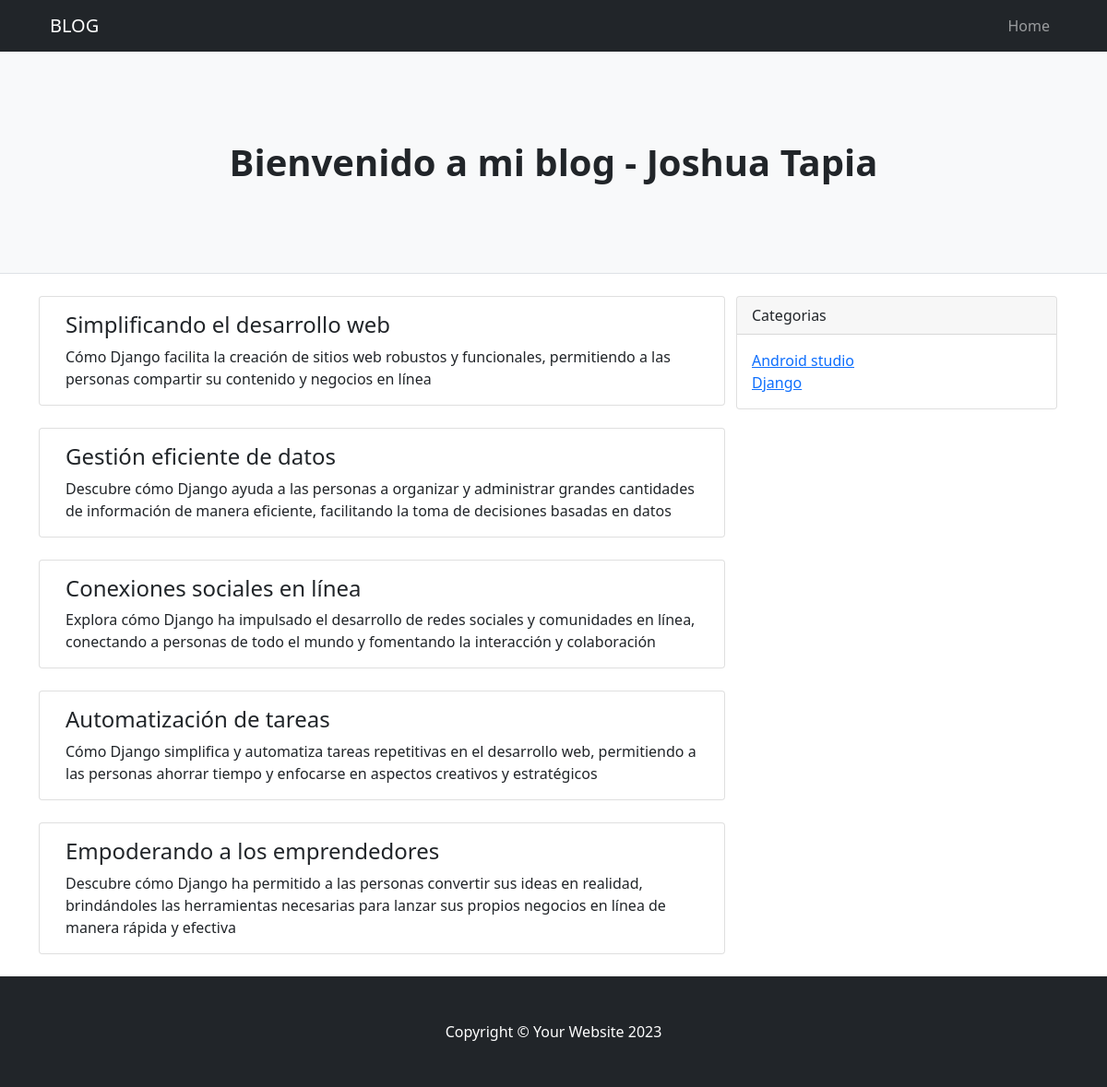
Page /categoria/4 on the committed database.
### blog/models.py (models this page shows, shortened)
class Post(models.Model):
    categoria = models.ForeignKey(Categoria,on_delete=models.CASCADE)
    titulo = models.CharField(max_length=200)
    descripcion = models.CharField(max_length=200)

class Categoria(models.Model):
    nombre = models.CharField(max_length=200)
    pub_date = models.DateTimeField('fecha de registro',auto_now=True)

### blog/views.py (the view)
# urls.py: path('categoria/<int:categoria_id>', views.categoria ),
def categoria(request, categoria_id):
    categoria = Categoria.objects.get(pk=categoria_id)
    post_list = categoria.post_set.all()
    categories_list = Categoria.objects.all()
    context = {
        'post_list' : post_list ,
        'categories_list': categories_list,
        'categoria':categoria
    }
    return render(request,'index.html',context)

### blog/templates/index.html (shortened to what this page needs)
{% load static %}
<!DOCTYPE html>
<html lang="en">
    <head>
        <link href="{% static 'vendor/bootstrap/css/bootstrap.min.css' %}" rel="stylesheet">
    <link href="{% static 'css/styles.css' %}" rel="stylesheet">
    </head>
    <body>
        <nav class="navbar navbar-expand-lg navbar-dark bg-dark">
            <div class="container">
                <a class="navbar-brand" href="#!">BLOG</a>
                <div class="collapse navbar-collapse" id="navbarSupportedContent">
                    <ul class="navbar-nav ms-auto mb-2 mb-lg-0">
                        <li class="nav-item"><a class="nav-link" href="#">Home</a></li>
                    </ul>
                </div>
            </div>
        </nav>
        <header class="py-5 bg-light border-bottom mb-4">
            <div class="container">
                <div class="text-center my-5">
                    <h1 class="fw-bolder">Bienvenido a mi blog - Joshua Tapia</h1>
                </div>
            </div>
        </header>
        <div class="container">
            <div class="row">
                <div class="col-lg-8">
                    <div class="row">
                            {% for post in post_list %}
                            <div class="card mb-4">
                                <div class="card-body">
                                    <h2 class="card-title h4">{{ post.titulo}}</h2>
                                    <p class="card-text">{{ post.descripcion}}</p>
                                </div>
                            </div>
                            {% endfor %}
                    </div>
                </div>
                <div class="col-lg-4">
                    <div class="card mb-4">
                        <div class="card-header">Categorias</div>
                        <div class="card-body">
                            <div class="row">
                                <div class="col-sm-6">
                                    <ul class="list-unstyled mb-0">
                                        {% for cat in categories_list %}
                                        <li><a href="/categoria/{{ cat.id }}"">{{ cat.nombre }}</a></li>
                                        {% endfor %}
                                    </ul>
                                </div>
                            </div>
                        </div>
                    </div>
                </div>
            </div>
        </div>
        <footer class="py-5 bg-dark">
            <div class="container"><p class="m-0 text-center text-white">Copyright &copy; Your Website 2023</p></div>
        </footer>
    </body>
</html>

### rows in the picture
Post: titulo "Simplificando el desarrollo web", descripcion "Cómo Django facilita la creación de sitios web robustos y funcionales, permitiendo a las personas compartir su contenido y negocios en línea"
Post: titulo "Gestión eficiente de datos", descripcion "Descubre cómo Django ayuda a las personas a organizar y administrar grandes cantidades de información de manera eficiente, facilitando la toma de decisiones basadas en datos"
Post: titulo "Conexiones sociales en línea", descripcion "Explora cómo Django ha impulsado el desarrollo de redes sociales y comunidades en línea, conectando a personas de todo el mundo y fomentando la interacción y colaboración"
Post: titulo "Automatización de tareas", descripcion "Cómo Django simplifica y automatiza tareas repetitivas en el desarrollo web, permitiendo a las personas ahorrar tiempo y enfocarse en aspectos creativos y estratégicos"
Post: titulo "Empoderando a los emprendedores", descripcion "Descubre cómo Django ha permitido a las personas convertir sus ideas en realidad, brindándoles las herramientas necesarias para lanzar sus propios negocios en línea de manera rápida y efectiva"
Categoria: nombre "Android studio"
Categoria: nombre "Django"
